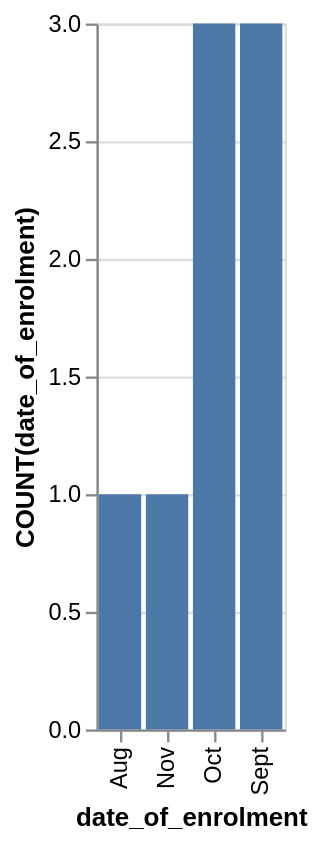

Write the Vega-Lite specification saved for this chart.
### Vega-Lite specification from a JSON file in a GitHub repository (floating-point values rounded to 4 significant figures)
{"data": {"values": [{"x_data": "Aug", "y_data": 1}, {"x_data": "Nov", "y_data": 1}, {"x_data": "Oct", "y_data": 3}, {"x_data": "Sept", "y_data": 3}]}, "mark": "bar", "encoding": {"x": {"field": "x_data", "type": "nominal", "title": "date_of_enrolment", "sort": {"op": "sum", "field": "y_data", "order": "ascending"}}, "y": {"field": "y_data", "type": "quantitative", "title": "COUNT(date_of_enrolment)"}}}
